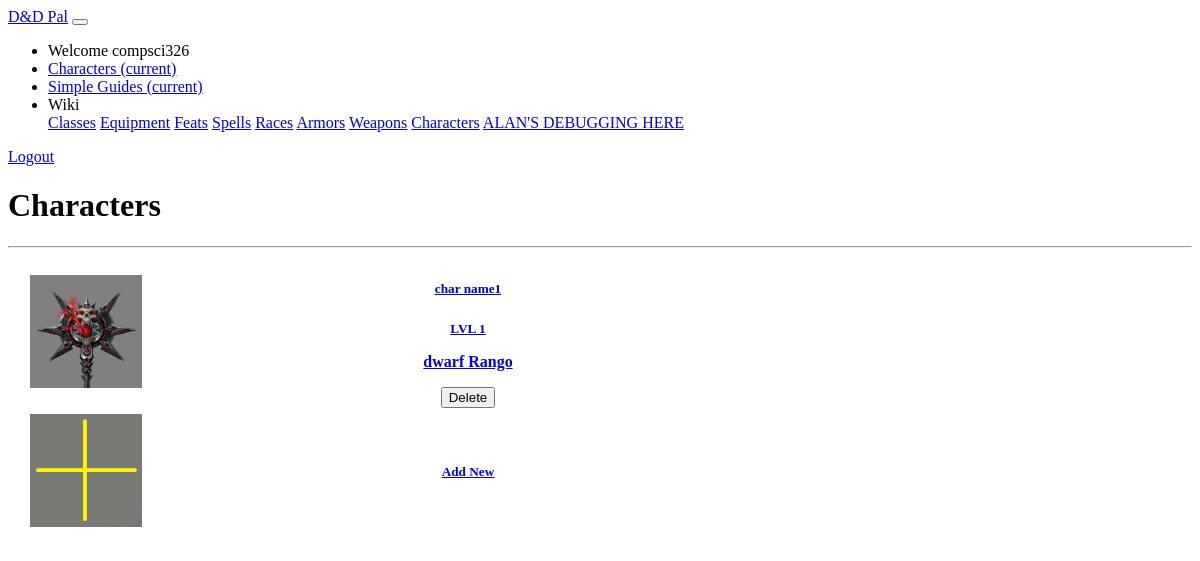
Page /dndpal/mycharacters/ (signed in) on the committed database.
### dndpal/models.py (models this page shows, shortened)
class Character(models.Model):
    char_id= models.PositiveIntegerField(default = 1, unique=True, primary_key = True, help_text = "Enter Character ID")
    username = models.ForeignKey(User, on_delete=models.SET_NULL, null = True)
    char_name = models.CharField( default = '', max_length = 30, help_text = "Enter a name for your character")
    char_class = models.ForeignKey('CharacterClass', on_delete=models.SET_NULL, null = True)
    race = models.ForeignKey('Race', on_delete=models.SET_NULL, null = True)
    subrace = models.ForeignKey('Subrace', on_delete=models.SET_NULL, null = True)
    level = models.PositiveSmallIntegerField(default = 0, help_text = "Enter the level your character")
    ALIGNMENT_CHOICES = (
        ('LG', 'Lawful Good'),
        ('NG', 'Neutral Good'),
        ('CG', 'Chaotic Good'),
        ('LN', 'Lawful Neutral'),
        ('NN', 'True Neutral'),
        ('CN', 'Chaotic Neutral'),
        ('LE', 'Lawful Evil'),
        ('NE', 'True Neutral'),
        ('CE', 'Chaotic Evil')
    )
    alignment = models.CharField(max_length = 2, choices = ALIGNMENT_CHOICES, default = 'NN')
    proficiency_list = models.CharField( default = '', max_length = 30, blank=True, help_text = "Enter the list of proficiencies for this character in JSON format.")
    ability_list = models.CharField( default = '', max_length = 1000, blank=True, help_text = "Enter the list of abilities for this character in JSON format.")
    spell_list = models.CharField( default = '', max_length = 1000, blank=True, help_text = "Enter the list of spells for this character in JSON format.")
    gold = models.IntegerField(default=0, help_text="Enter the gold of the character")
    silver = models.IntegerField(default=0, help_text="Enter the gold of the character")
    copper = models.IntegerField(default=0, help_text="Enter the gold of the character")
    exp = models.IntegerField(default=0, help_text="Enter the exp of the character")
    armor = models.ForeignKey('Armor', on_delete=models.SET_NULL, null = True)
    weapon = models.ForeignKey('Weapon', on_delete=models.SET_NULL, null = True)
    items = models.CharField(default = '', max_length = 5000, help_text = "Enter list of inventory items")
    max_hp = models.PositiveSmallIntegerField(default = 1, help_text = "Enter the max hitpoints for your character")
    temp_hp = models.PositiveSmallIntegerField(default = 1, help_text = "Enter the temporary hitpoints for your character")
    cur_hp = models.PositiveSmallIntegerField(default = 1, help_text = "Enter the current hitpoints for your character")
    armor_class = models.PositiveSmallIntegerField(default = 1, help_text = "Enter the armor class for your character")
    init = models.PositiveSmallIntegerField(default = 1, help_text = "Enter the initiative bonus for your character")
    bonus_list = models.CharField( default = '', max_length = 1000, blank=True, help_text = "Enter the list of bonuses for this character in JSON format.")
    strength = models.SmallIntegerField(default= 0, help_text="Enter the strength state for your character.")
    dexterity = models.SmallIntegerField(default= 0, help_text="Enter the dexterity state for your character.")
    constitution = models.SmallIntegerField(default= 0, help_text="Enter the constitution state for your character.")
    intelligence = models.SmallIntegerField(default= 0, help_text="Enter the intelligence state for your character.")
    wisdom = models.SmallIntegerField(default= 0, help_text="Enter the wisdowm state for your character.")
    charisma = models.SmallIntegerField(default= 0, help_text="Enter the charisma state for your character.")
    character_view = models.CharField( default = '', max_length = 30, help_text = "Enter view for character (simple/guided/manual).")

class Race(models.Model):
    name = models.CharField(default = '', primary_key = True, max_length = 100, help_text = "Enter the name of this race")
    description = models.CharField(default = '', max_length = 5000, help_text = "Enter a description of this race (backstory, beliefs, etc.)")
    speed = models.SmallIntegerField(default=0, help_text="Enter the speed for this race")
    modifiers = models.CharField(default = '', max_length = 100, help_text = "Enter the stats modifiers in JSON format. Ex: {\"str\": 2, \"dex\": 8}")
    def __str__(self):
        return self.name

class CharacterClass(models.Model):
    name = models.CharField(default = '', primary_key = True, max_length = 100, help_text = "Enter the name of this class")
    descrtiption = models.CharField(default = '', max_length = 1000, help_text = "Enter a description of this class")
    hitpoints = models.PositiveIntegerField(default = 10, help_text = "Enter the hitdie of this class")
    skill_proficiency_limit = models.PositiveSmallIntegerField(default = 5, help_text = "Enter the max amount of skills this class can be proficient in")
    skill_list = models.CharField(default = '', max_length = 300, help_text = "Enter a comma separated skill list. Ex: \"Acrobatics,Intimidation\" \(without the quotations\)")
    armor_prof = models.CharField(default = "", max_length = 10000, help_text = "Enter a comma separated of armor proficiencies list for the class")
    weapon_prof = models.CharField(default = "", max_length = 10000, help_text = "Enter a comma separated of weapon proficiencies list for the class")
    saving_throws = models.CharField(default = "", max_length = 10000, help_text = "Enter a comma separated list of saving throws for the class")
    recommended_gear = models.CharField(default = "", max_length = 10000, help_text = "Enter the names of the recommended gear for this class")
    def __str__(self):
        return self.name

### dndpal/views.py (the view)
# urls.py: path('mycharacters/', views.CharacterListView.as_view(), name='my-characters'),
class CharacterListView(LoginRequiredMixin,generic.ListView):
    model = Character
    template_name ='char_list.html'
    paginate_by = 10
    def get_queryset(self):
        return Character.objects.filter(username=self.request.user)

### dndpal/templates/char_list.html (shortened to what this page needs)
{% extends "base_generic.html" %}
{% load static %}
{% block content %}
<main role="main" class="container">
    <div class="container">
        <div class="row" style="margin-top: 10px">
            <div class="col-md-5">
                <h1>Characters</h1>
                <hr>
            </div>
        </div>
        <div class="list-group">
            {% if character_list %}
                {% for c in character_list %}
                    <a href="{% url 'character-detail' c.pk %}" class="list-group-item list-group-item-action flex-column align-items-start"
                       style=" border-radius: 25px;background-color: #DCDCDC; margin-bottom:5px">
                        <table>
                            <col width="20%">
                            <col width="80%">
                            <tbody>
                            <tr>
                                <th>
                                    <div class="avatar">
                                        <img style="width:75%; max-width: 400px;height:auto;"src="{% static 'img/barb-weapon.png' %}"class="rounded-circle img-responsive">
                                    </div>
                                </th>
                                <th scope="row">
                                    <div class="d-flex w-100 justify-content-between">
                                        <h5 class="mb-1">{{c.char_name}}</h5>
                                        <small class="text-muted">LVL {{c.level}}</small>
                                    </div>
                                    <div class="d-flex w-100 justify-content-between" style="align-items: center;">
                                        <p class="mb-1">{{c.race}} {{c.char_class}}</p>
                                        <button type="button" class="btn btn-flat btn-danger">Delete</button>
                                    </div>
                                </th>
                            </tr>
                            </tbody>
                        </table>
                    </a>
                {% endfor %}
                    <a href="alan" class="list-group-item list-group-item-action flex-column align-items-start"
               style=" border-radius: 25px;background-color: #DCDCDC; margin-bottom:5px ">
                <table>
                    <col width="20%">
                    <col width="80%">
                    <tbody>
                    <tr>
                        <th>
                            <div class="avatar">
                                <img style="width:75%;
													  max-width: 400px;
													  height:auto;"
                                     src="{% static 'img/add.png' %}"
                                     class="rounded-circle img-responsive"
                                >
                            </div>
                        </th>
                        <th scope="row">
                            <div class="d-flex w-100 justify-content-between">
                                <h5 class="mb-1">Add New</h5>
                            </div>
                        </th>
                    </tr>
                    </tbody>
                </table>
            </a>
            {% endif %}
        </div>
    </div>
</main>
{% endblock %}

### dndpal/templates/base_generic.html (shortened to what this page needs)
<!DOCTYPE html>
<html lang="en">
<head>
    <link rel="stylesheet" href="https://unpkg.com/bootstrap-material-design@4.1.1/dist/css/bootstrap-material-design.min.css">
    {% load static %}
    <link rel="stylesheet" href="{% static 'css/global_styles.css' %}">
</head>
<body>
<nav class="navbar navbar-expand-lg navbar-dark bg-dark">
    <a class="navbar-brand" href="{% url 'home' %}">D&amp;D Pal</a>
    <button class="navbar-toggler" type="button" data-toggle="collapse" data-target="#navbarColor01" aria-controls="navbarColor01" aria-expanded="false" aria-label="Toggle navigation">
    </button>
    <div class="collapse navbar-collapse" id="navbarColor01">
      <ul class="navbar-nav mr-auto">
        <li class="nav-item">
      {% if user.is_authenticated %}
          <span class="navbar-text">
            Welcome {{ user.get_username }}
          </span>
        </li>
        <li class="nav-item active">
          <a class="nav-link" href="{% url 'my-characters' %}">Characters <span class="sr-only">(current)</span></a>
        </li>
      {% else %}
        <li class="nav-item">
          <span class="navbar-text">
            Welcome to Dnd pal
          </span>
        </li>
      {% endif %}
        <li class="nav-item active">
            <a class="nav-link" href="{% url 'simple' %}">Simple Guides  <span class="sr-only">(current)</span></a>
        </li>
        <li class="nav-item dropdown">
            <a class="nav-link dropdown-toggle text-white" id="navbarDropdownMenuLink" data-toggle="dropdown" aria-haspopup="true" aria-expanded="false">Wiki</a>
            <div class="dropdown-menu dropdown-primary" aria-labelledby="navbarDropdownMenuLink">
                <a class="dropdown-item" href="{% url 'classes' %}">Classes</a>
                <a class="dropdown-item" href="{% url 'equipment' %}">Equipment</a>
                <a class="dropdown-item" href="#">Feats</a>
                <a class="dropdown-item" href="{% url 'spells' %}">Spells</a>
                <a class="dropdown-item" href="{% url 'races' %}">Races</a>
                <a class="dropdown-item" href="{% url 'armors' %}">Armors</a>
                <a class="dropdown-item" href="{% url 'weapons' %}">Weapons</a>
                <a class="dropdown-item" href="{% url 'my-characters' %}">Characters</a>
                <a class="dropdown-item" href="{% url 'alan' %}">ALAN'S DEBUGGING HERE</a>
            </div>
        </li>
      </ul>
      {% if user.is_authenticated %}
      <a class="btn btn-light" href="{% url 'logout'%}?next={{request.path}}" role="button">Logout</a>
      {% else %}
      <a class="btn btn-light" href="{% url 'login'%}?next={{request.path}}" role="button">Login</a>
      <a class="btn btn-light" href="{% url 'signup'%}?next={{request.path}}" role="button">Sign Up</a>
      {% endif %}
    </div>
  </nav>
{% block content %}{% endblock %}
 </body>
</html>

### rows in the picture
Character: char_name "char name1", level "1", race "dwarf", char_class "Rango"

### other values in the picture
{{ user.get_username }} "compsci326"
